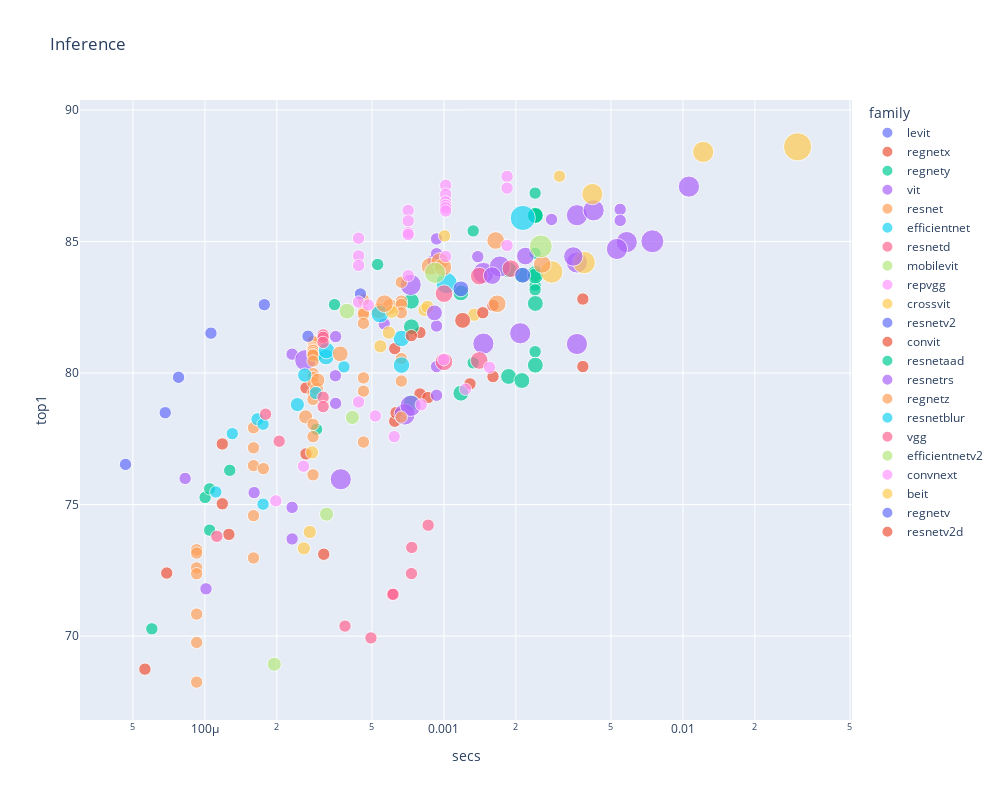

Notebook cell for this chart:
### Code cell
show_all(df, 'Inference', 'infer_img_size')

### Figure 1 — Plotly figure (JSON) as saved in the notebook; plotly's stock layout.template omitted (floating-point values rounded to 4 significant figures)
{"data": [{"customdata": [[224], [224], [224], [224], [224]], "hovertemplate": "<b>%{hovertext}</b><br><br>family=levit<br>secs=%{x}<br>top1=%{y}<br>size=%{marker.size}<br>infer_img_size=%{customdata[0]}<extra></extra>", "hovertext": ["levit_128s", "levit_128", "levit_192", "levit_256", "levit_384"], "legendgroup": "levit", "marker": {"color": "#636efa", "size": [50176, 50176, 50176, 50176, 50176], "sizemode": "area", "sizeref": 655.4, "symbol": "circle"}, "mode": "markers", "name": "levit", "orientation": "v", "showlegend": true, "type": "scatter", "x": [4.654e-05, 6.822e-05, 7.756e-05, 0.000106, 0.0001772], "xaxis": "x", "y": [76.53, 78.49, 79.84, 81.51, 82.6], "yaxis": "y"}, {"customdata": [[224], [224], [224], [224], [224], [224], [224], [224], [224], [224], [224], [224], [224], [224], [224], [224], [224], [224]], "hovertemplate": "<b>%{hovertext}</b><br><br>family=regnetx<br>secs=%{x}<br>top1=%{y}<br>size=%{marker.size}<br>infer_img_size=%{customdata[0]}<extra></extra>", "hovertext": ["regnetx_002", "regnetx_004", "regnetx_008", "regnetx_008", "regnetx_006", "regnetx_016", "regnetx_016", "regnetx_032", "regnetx_032", "regnetx_040", "regnetx_080", "regnetx_080", "regnetx_064", "regnetx_120", "regnetx_160", "regnetx_160", "regnetx_320", "regnetx_320"], "legendgroup": "regnetx", "marker": {"color": "#EF553B", "size": [50176, 50176, 50176, 50176, 50176, 50176, 50176, 50176, 50176, 50176, 50176, 50176, 50176, 50176, 50176, 50176, 50176, 50176], "sizemode": "area", "sizeref": 655.4, "symbol": "circle"}, "mode": "markers", "name": "regnetx", "orientation": "v", "showlegend": true, "type": "scatter", "x": [5.611e-05, 6.925e-05, 0.0001182, 0.0001182, 0.000126, 0.0002648, 0.0002648, 0.0006228, 0.0006228, 0.0006304, 0.0007939, 0.0007939, 0.0008572, 0.001285, 0.001604, 0.001604, 0.003813, 0.003813], "xaxis": "x", "y": [68.75, 72.4, 77.3, 75.03, 73.87, 79.44, 76.92, 80.93, 78.17, 78.49, 81.54, 79.2, 79.07, 79.59, 82.57, 79.87, 82.81, 80.25], "yaxis": "y"}, {"customdata": [[224], [224], [224], [224], [224], [224], [224], [288], [288], [288], [288], [288], [224], [224], [288], [288], [288], [288], [224], [224], [224], [224], [224], [288], [288], [288], [288], [288], [288], [288]], "hovertemplate": "<b>%{hovertext}</b><br><br>family=regnety<br>secs=%{x}<br>top1=%{y}<br>size=%{marker.size}<br>infer_img_size=%{customdata[0]}<extra></extra>", "hovertext": ["regnety_002", "regnety_006", "regnety_004", "regnety_004", "regnety_008", "regnety_016", "regnety_016", "regnety_032", "regnety_032", "regnety_032", "regnety_040", "regnety_040", "regnety_120", "regnety_120", "regnety_080", "regnety_080", "regnety_064", "regnety_064", "regnety_320", "regnety_320", "regnety_320", "regnety_320", "regnety_320", "regnety_160", "regnety_160", "regnety_160", "regnety_160", "regnety_160", "regnety_160", "regnety_160"], "legendgroup": "regnety", "marker": {"color": "#00cc96", "size": [50176, 50176, 50176, 50176, 50176, 50176, 50176, 82944, 82944, 82944, 82944, 82944, 50176, 50176, 82944, 82944, 82944, 82944, 50176, 50176, 50176, 50176, 50176, 82944, 82944, 82944, 82944, 82944, 82944, 82944], "sizemode": "area", "sizeref": 655.4, "symbol": "circle"}, "mode": "markers", "name": "regnety", "orientation": "v", "showlegend": true, "type": "scatter", "x": [5.998e-05, 0.0001002, 0.0001047, 0.0001047, 0.000127, 0.0002934, 0.0002934, 0.0007311, 0.0007311, 0.0007311, 0.001177, 0.001177, 0.001326, 0.001326, 0.001864, 0.001864, 0.002119, 0.002119, 0.002408, 0.002408, 0.002408, 0.002408, 0.002408, 0.002413, 0.002413, 0.002413, 0.002413, 0.002413, 0.002413, 0.002413], "xaxis": "x", "y": [70.28, 75.27, 75.6, 74.03, 76.3, 80.67, 77.86, 82.73, 81.76, 78.88, 83.04, 79.23, 85.4, 80.39, 83.93, 79.87, 83.72, 79.71, 86.84, 84.55, 83.33, 83.16, 80.81, 86.01, 85.99, 85.99, 83.78, 83.69, 82.64, 80.3], "yaxis": "y"}, {"customdata": [[224], [224], [224], [224], [224], [224], [384], [224], [224], [384], [224], [384], [384], [384], [224], [224], [224], [224], [224], [224], [224], [384], [384], [384], [384], [224], [384], [384], [384], [384], [224], [224], [384], [384]], "hovertemplate": "<b>%{hovertext}</b><br><br>family=vit<br>secs=%{x}<br>top1=%{y}<br>size=%{marker.size}<br>infer_img_size=%{customdata[0]}<extra></extra>", "hovertext": ["vit_small_patch32_224", "vit_tiny_r_s16_p8_224", "vit_tiny_patch16_224", "vit_base_patch32_224", "vit_base_patch32_224", "vit_base_patch32_224", "vit_small_patch32_384", "vit_small_patch16_224", "vit_small_patch16_224", "vit_tiny_r_s16_p8_384", "vit_small_r26_s32_224", "vit_tiny_patch16_384", "vit_base_patch32_384", "vit_base_patch32_384", "vit_base_patch16_224_miil", "vit_base_patch16_224", "vit_base_patch16_224", "vit_base_patch16_224", "vit_base_patch16_224", "vit_base_patch16_224", "vit_large_r50_s32_224", "vit_small_patch16_384", "vit_small_patch16_384", "vit_small_r26_s32_384", "vit_large_patch32_384", "vit_large_patch16_224", "vit_base_patch16_384", "vit_base_patch16_384", "vit_base_patch16_384", "vit_large_r50_s32_384", "vit_base_patch8_224", "vit_base_patch8_224", "vit_base_r50_s16_384", "vit_large_patch16_384"], "legendgroup": "vit", "marker": {"color": "#ab63fa", "size": [50176, 50176, 50176, 50176, 50176, 50176, 147456, 50176, 50176, 147456, 50176, 147456, 147456, 147456, 50176, 50176, 50176, 50176, 50176, 50176, 50176, 147456, 147456, 147456, 147456, 50176, 147456, 147456, 147456, 147456, 50176, 50176, 147456, 147456], "sizemode": "area", "sizeref": 655.4, "symbol": "circle"}, "mode": "markers", "name": "vit", "orientation": "v", "showlegend": true, "type": "scatter", "x": [8.265e-05, 0.0001011, 0.0001607, 0.0002317, 0.0002317, 0.0002317, 0.000263, 0.0003523, 0.0003523, 0.0003703, 0.0005623, 0.0006846, 0.0007258, 0.0007258, 0.0009018, 0.0009316, 0.0009316, 0.0009316, 0.0009316, 0.0009316, 0.001386, 0.001463, 0.001463, 0.001715, 0.002086, 0.00282, 0.003603, 0.003603, 0.003603, 0.004232, 0.005465, 0.005465, 0.005822, 0.01059], "xaxis": "x", "y": [75.99, 71.8, 75.45, 80.72, 74.89, 73.69, 80.49, 81.38, 78.85, 75.96, 81.86, 78.42, 83.35, 78.75, 84.27, 85.1, 84.53, 81.79, 80.24, 79.15, 84.42, 83.8, 81.12, 84.05, 81.51, 85.83, 86.0, 84.2, 81.1, 86.18, 86.22, 85.8, 84.98, 87.08], "yaxis": "y"}, {"customdata": [[224], [224], [224], [224], [224], [224], [224], [224], [224], [224], [224], [224], [224], [256], [224], [224], [224], [224], [224], [224], [224], [224], [224], [224], [224], [224], [224], [224], [224], [224], [224], [224], [256], [256], [224], [224], [224], [224], [224], [224], [224], [288], [288], [224], [224], [224], [224], [224], [224], [224]], "hovertemplate": "<b>%{hovertext}</b><br><br>family=resnet<br>secs=%{x}<br>top1=%{y}<br>size=%{marker.size}<br>infer_img_size=%{customdata[0]}<extra></extra>", "hovertext": ["resnet18", "resnet18", "resnet18", "resnet18", "resnet18", "resnet18", "resnet18", "resnet34", "resnet34", "resnet34", "resnet34", "resnet34", "resnet26", "resnet26t", "resnet50", "resnet50", "resnet50", "resnet50", "resnet50", "resnet50", "resnet50", "resnet50", "resnet50", "resnet50", "resnet50", "resnet50", "resnet50", "resnet50", "resnet50", "resnet50", "resnet50", "resnet50", "resnet32ts", "resnet33ts", "resnet101", "resnet101", "resnet101", "resnet101", "resnet101", "resnet101", "resnet101", "resnet51q", "resnet61q", "resnet152", "resnet152", "resnet152", "resnet152", "resnet152", "resnet152", "resnet152"], "legendgroup": "resnet", "marker": {"color": "#FFA15A", "size": [50176, 50176, 50176, 50176, 50176, 50176, 50176, 50176, 50176, 50176, 50176, 50176, 50176, 65536, 50176, 50176, 50176, 50176, 50176, 50176, 50176, 50176, 50176, 50176, 50176, 50176, 50176, 50176, 50176, 50176, 50176, 50176, 65536, 65536, 50176, 50176, 50176, 50176, 50176, 50176, 50176, 82944, 82944, 50176, 50176, 50176, 50176, 50176, 50176, 50176], "sizemode": "area", "sizeref": 655.4, "symbol": "circle"}, "mode": "markers", "name": "resnet", "orientation": "v", "showlegend": true, "type": "scatter", "x": [9.237e-05, 9.237e-05, 9.237e-05, 9.237e-05, 9.237e-05, 9.237e-05, 9.237e-05, 0.0001597, 0.0001597, 0.0001597, 0.0001597, 0.0001597, 0.0001756, 0.0002639, 0.0002834, 0.0002834, 0.0002834, 0.0002834, 0.0002834, 0.0002834, 0.0002834, 0.0002834, 0.0002834, 0.0002834, 0.0002834, 0.0002834, 0.0002834, 0.0002834, 0.0002834, 0.0002834, 0.0002834, 0.0002834, 0.0002929, 0.0002967, 0.0004606, 0.0004606, 0.0004606, 0.0004606, 0.0004606, 0.0004606, 0.0004606, 0.0005349, 0.000596, 0.0006634, 0.0006634, 0.0006634, 0.0006634, 0.0006634, 0.0006634, 0.0006634], "xaxis": "x", "y": [73.28, 73.16, 72.59, 72.37, 70.84, 69.76, 68.25, 77.92, 77.16, 76.48, 74.58, 72.97, 76.37, 78.33, 81.21, 81.18, 80.97, 80.91, 80.87, 80.85, 80.77, 80.71, 80.68, 80.45, 79.98, 79.84, 79.64, 79.23, 79.0, 78.05, 77.58, 76.13, 79.39, 79.73, 82.78, 82.32, 82.24, 81.89, 79.81, 79.31, 77.38, 82.36, 82.52, 83.45, 82.73, 82.61, 82.29, 80.55, 79.69, 78.32], "yaxis": "y"}, {"customdata": [[224], [224], [240], [224], [224], [256], [260], [240], [288], [300], [320], [300], [300], [384], [456]], "hovertemplate": "<b>%{hovertext}</b><br><br>family=efficientnet<br>secs=%{x}<br>top1=%{y}<br>size=%{marker.size}<br>infer_img_size=%{customdata[0]}<extra></extra>", "hovertext": ["efficientnet_lite0", "efficientnet_b0", "efficientnet_b1_pruned", "efficientnet_es", "efficientnet_es_pruned", "efficientnet_b1", "efficientnet_b2_pruned", "efficientnet_em", "efficientnet_b2", "efficientnet_b3_pruned", "efficientnet_b3", "efficientnet_el", "efficientnet_el_pruned", "efficientnet_b4", "efficientnet_b5"], "legendgroup": "efficientnet", "marker": {"color": "#19d3f3", "size": [50176, 50176, 57600, 50176, 50176, 65536, 67600, 57600, 82944, 90000, 102400, 90000, 90000, 147456, 207936], "sizemode": "area", "sizeref": 655.4, "symbol": "circle"}, "mode": "markers", "name": "efficientnet", "orientation": "v", "showlegend": true, "type": "scatter", "x": [0.0001111, 0.0001302, 0.000166, 0.0001751, 0.0001751, 0.0002438, 0.0002617, 0.0002912, 0.0003212, 0.0003228, 0.0005396, 0.0006642, 0.0006644, 0.001026, 0.002138], "xaxis": "x", "y": [75.48, 77.69, 78.24, 78.05, 75.01, 78.8, 79.92, 79.24, 80.61, 80.85, 82.24, 81.31, 80.3, 83.41, 85.89], "yaxis": "y"}, {"customdata": [[224], [224], [224], [224], [224], [224], [224], [224], [320], [320], [320], [320], [320]], "hovertemplate": "<b>%{hovertext}</b><br><br>family=resnetd<br>secs=%{x}<br>top1=%{y}<br>size=%{marker.size}<br>infer_img_size=%{customdata[0]}<extra></extra>", "hovertext": ["resnet18d", "resnet34d", "resnet26d", "resnet50d", "resnet50d", "resnet50d", "resnet50d", "resnet50d", "resnet101d", "resnet101d", "resnet152d", "resnet152d", "resnet200d"], "legendgroup": "resnetd", "marker": {"color": "#FF6692", "size": [50176, 50176, 50176, 50176, 50176, 50176, 50176, 50176, 102400, 102400, 102400, 102400, 102400], "sizemode": "area", "sizeref": 655.4, "symbol": "circle"}, "mode": "markers", "name": "resnetd", "orientation": "v", "showlegend": true, "type": "scatter", "x": [0.0001122, 0.0001795, 0.0002045, 0.0003124, 0.0003124, 0.0003124, 0.0003124, 0.0003124, 0.001001, 0.001001, 0.001405, 0.001405, 0.001907], "xaxis": "x", "y": [73.79, 78.44, 77.41, 81.45, 81.36, 81.16, 79.08, 78.72, 83.02, 80.43, 83.68, 80.48, 83.96], "yaxis": "y"}, {"customdata": [[256], [256], [256]], "hovertemplate": "<b>%{hovertext}</b><br><br>family=mobilevit<br>secs=%{x}<br>top1=%{y}<br>size=%{marker.size}<br>infer_img_size=%{customdata[0]}<extra></extra>", "hovertext": ["mobilevit_xxs", "mobilevit_xs", "mobilevit_s"], "legendgroup": "mobilevit", "marker": {"color": "#B6E880", "size": [65536, 65536, 65536], "sizemode": "area", "sizeref": 655.4, "symbol": "circle"}, "mode": "markers", "name": "mobilevit", "orientation": "v", "showlegend": true, "type": "scatter", "x": [0.0001951, 0.0003228, 0.0004141], "xaxis": "x", "y": [68.93, 74.64, 78.31], "yaxis": "y"}, {"customdata": [[224], [224], [224], [224], [224], [224], [224], [224]], "hovertemplate": "<b>%{hovertext}</b><br><br>family=repvgg<br>secs=%{x}<br>top1=%{y}<br>size=%{marker.size}<br>infer_img_size=%{customdata[0]}<extra></extra>", "hovertext": ["repvgg_b0", "repvgg_a2", "repvgg_b1", "repvgg_b1g4", "repvgg_b2", "repvgg_b3", "repvgg_b2g4", "repvgg_b3g4"], "legendgroup": "repvgg", "marker": {"color": "#FF97FF", "size": [50176, 50176, 50176, 50176, 50176, 50176, 50176, 50176], "sizemode": "area", "sizeref": 655.4, "symbol": "circle"}, "mode": "markers", "name": "repvgg", "orientation": "v", "showlegend": true, "type": "scatter", "x": [0.0001981, 0.0002585, 0.0005165, 0.0006193, 0.000804, 0.0009982, 0.00123, 0.001553], "xaxis": "x", "y": [75.14, 76.46, 78.37, 77.58, 78.79, 80.51, 79.38, 80.22], "yaxis": "y"}, {"customdata": [[240], [240], [240], [240], [240], [240], [240], [240], [240], [408], [408]], "hovertemplate": "<b>%{hovertext}</b><br><br>family=crossvit<br>secs=%{x}<br>top1=%{y}<br>size=%{marker.size}<br>infer_img_size=%{customdata[0]}<extra></extra>", "hovertext": ["crossvit_tiny_240", "crossvit_9_240", "crossvit_9_dagger_240", "crossvit_small_240", "crossvit_15_240", "crossvit_15_dagger_240", "crossvit_18_240", "crossvit_18_dagger_240", "crossvit_base_240", "crossvit_15_dagger_408", "crossvit_18_dagger_408"], "legendgroup": "crossvit", "marker": {"color": "#FECB52", "size": [57600, 57600, 57600, 57600, 57600, 57600, 57600, 57600, 57600, 166464, 166464], "sizemode": "area", "sizeref": 655.4, "symbol": "circle"}, "mode": "markers", "name": "crossvit", "orientation": "v", "showlegend": true, "type": "scatter", "x": [0.0002594, 0.0002747, 0.0002807, 0.0005423, 0.0005881, 0.0006054, 0.0008295, 0.0008531, 0.001338, 0.002824, 0.003859], "xaxis": "x", "y": [73.34, 73.96, 76.98, 81.02, 81.53, 82.33, 82.4, 82.52, 82.22, 83.84, 84.2], "yaxis": "y"}, {"customdata": [[224], [224]], "hovertemplate": "<b>%{hovertext}</b><br><br>family=resnetv2<br>secs=%{x}<br>top1=%{y}<br>size=%{marker.size}<br>infer_img_size=%{customdata[0]}<extra></extra>", "hovertext": ["resnetv2_50", "resnetv2_101"], "legendgroup": "resnetv2", "marker": {"color": "#636efa", "size": [50176, 50176], "sizemode": "area", "sizeref": 655.4, "symbol": "circle"}, "mode": "markers", "name": "resnetv2", "orientation": "v", "showlegend": true, "type": "scatter", "x": [0.00027, 0.0004473], "xaxis": "x", "y": [81.4, 83.0], "yaxis": "y"}, {"customdata": [[224], [224], [224]], "hovertemplate": "<b>%{hovertext}</b><br><br>family=convit<br>secs=%{x}<br>top1=%{y}<br>size=%{marker.size}<br>infer_img_size=%{customdata[0]}<extra></extra>", "hovertext": ["convit_tiny", "convit_small", "convit_base"], "legendgroup": "convit", "marker": {"color": "#EF553B", "size": [50176, 50176, 50176], "sizemode": "area", "sizeref": 655.4, "symbol": "circle"}, "mode": "markers", "name": "convit", "orientation": "v", "showlegend": true, "type": "scatter", "x": [0.0003143, 0.0007307, 0.001454], "xaxis": "x", "y": [73.11, 81.42, 82.29], "yaxis": "y"}, {"customdata": [[224], [224]], "hovertemplate": "<b>%{hovertext}</b><br><br>family=resnetaad<br>secs=%{x}<br>top1=%{y}<br>size=%{marker.size}<br>infer_img_size=%{customdata[0]}<extra></extra>", "hovertext": ["resnetaa50d", "resnetaa101d"], "legendgroup": "resnetaad", "marker": {"color": "#00cc96", "size": [50176, 50176], "sizemode": "area", "sizeref": 655.4, "symbol": "circle"}, "mode": "markers", "name": "resnetaad", "orientation": "v", "showlegend": true, "type": "scatter", "x": [0.0003485, 0.0005281], "xaxis": "x", "y": [82.6, 84.12], "yaxis": "y"}, {"customdata": [[224], [288], [320], [320], [352], [384], [416]], "hovertemplate": "<b>%{hovertext}</b><br><br>family=resnetrs<br>secs=%{x}<br>top1=%{y}<br>size=%{marker.size}<br>infer_img_size=%{customdata[0]}<extra></extra>", "hovertext": ["resnetrs50", "resnetrs101", "resnetrs152", "resnetrs200", "resnetrs270", "resnetrs350", "resnetrs420"], "legendgroup": "resnetrs", "marker": {"color": "#ab63fa", "size": [50176, 82944, 102400, 102400, 123904, 147456, 173056], "sizemode": "area", "sizeref": 655.4, "symbol": "circle"}, "mode": "markers", "name": "resnetrs", "orientation": "v", "showlegend": true, "type": "scatter", "x": [0.0003516, 0.0009126, 0.001592, 0.002192, 0.003478, 0.005297, 0.00745], "xaxis": "x", "y": [79.9, 82.28, 83.7, 84.44, 84.43, 84.71, 85.01], "yaxis": "y"}, {"customdata": [[288], [320], [320], [320], [320], [320], [320], [320]], "hovertemplate": "<b>%{hovertext}</b><br><br>family=regnetz<br>secs=%{x}<br>top1=%{y}<br>size=%{marker.size}<br>infer_img_size=%{customdata[0]}<extra></extra>", "hovertext": ["regnetz_b16", "regnetz_c16", "regnetz_d8", "regnetz_040", "regnetz_d32", "regnetz_e8", "regnetz_c16_evos", "regnetz_d8_evos"], "legendgroup": "regnetz", "marker": {"color": "#FFA15A", "size": [82944, 102400, 102400, 102400, 102400, 102400, 102400, 102400], "sizemode": "area", "sizeref": 655.4, "symbol": "circle"}, "mode": "markers", "name": "regnetz", "orientation": "v", "showlegend": true, "type": "scatter", "x": [0.0003682, 0.0005641, 0.0008749, 0.0009619, 0.0009902, 0.001646, 0.001671, 0.00258], "xaxis": "x", "y": [80.73, 82.63, 84.05, 84.24, 84.02, 85.04, 82.63, 84.13], "yaxis": "y"}, {"customdata": [[224]], "hovertemplate": "<b>%{hovertext}</b><br><br>family=resnetblur<br>secs=%{x}<br>top1=%{y}<br>size=%{marker.size}<br>infer_img_size=%{customdata[0]}<extra></extra>", "hovertext": ["resnetblur50"], "legendgroup": "resnetblur", "marker": {"color": "#19d3f3", "size": [50176], "sizemode": "area", "sizeref": 655.4, "symbol": "circle"}, "mode": "markers", "name": "resnetblur", "orientation": "v", "showlegend": true, "type": "scatter", "x": [0.0003818], "xaxis": "x", "y": [80.23], "yaxis": "y"}, {"customdata": [[224], [224], [224], [224], [224], [224], [224]], "hovertemplate": "<b>%{hovertext}</b><br><br>family=vgg<br>secs=%{x}<br>top1=%{y}<br>size=%{marker.size}<br>infer_img_size=%{customdata[0]}<extra></extra>", "hovertext": ["vgg11_bn", "vgg13", "vgg13_bn", "vgg16", "vgg19", "vgg16_bn", "vgg19_bn"], "legendgroup": "vgg", "marker": {"color": "#FF6692", "size": [50176, 50176, 50176, 50176, 50176, 50176, 50176], "sizemode": "area", "sizeref": 655.4, "symbol": "circle"}, "mode": "markers", "name": "vgg", "orientation": "v", "showlegend": true, "type": "scatter", "x": [0.0003856, 0.0004951, 0.000609, 0.0006127, 0.0007314, 0.0007335, 0.0008591], "xaxis": "x", "y": [70.38, 69.93, 71.59, 71.59, 72.38, 73.37, 74.22], "yaxis": "y"}, {"customdata": [[288], [384], [416]], "hovertemplate": "<b>%{hovertext}</b><br><br>family=efficientnetv2<br>secs=%{x}<br>top1=%{y}<br>size=%{marker.size}<br>infer_img_size=%{customdata[0]}<extra></extra>", "hovertext": ["efficientnetv2_rw_t", "efficientnetv2_rw_s", "efficientnetv2_rw_m"], "legendgroup": "efficientnetv2", "marker": {"color": "#B6E880", "size": [82944, 147456, 173056], "sizemode": "area", "sizeref": 655.4, "symbol": "circle"}, "mode": "markers", "name": "efficientnetv2", "orientation": "v", "showlegend": true, "type": "scatter", "x": [0.0003929, 0.0009177, 0.002543], "xaxis": "x", "y": [82.35, 83.81, 84.81], "yaxis": "y"}, {"customdata": [[224], [224], [224], [224], [224], [224], [224], [224], [224], [224], [224], [224], [224], [224], [224], [224], [224], [224], [224], [224], [224]], "hovertemplate": "<b>%{hovertext}</b><br><br>family=convnext<br>secs=%{x}<br>top1=%{y}<br>size=%{marker.size}<br>infer_img_size=%{customdata[0]}<extra></extra>", "hovertext": ["convnext_tiny", "convnext_tiny", "convnext_tiny", "convnext_tiny", "convnext_tiny", "convnext_tiny_hnf", "convnext_small", "convnext_small", "convnext_small", "convnext_small", "convnext_small", "convnext_base", "convnext_base", "convnext_base", "convnext_base", "convnext_base", "convnext_base", "convnext_base", "convnext_large", "convnext_large", "convnext_large"], "legendgroup": "convnext", "marker": {"color": "#FF97FF", "size": [50176, 50176, 50176, 50176, 50176, 50176, 50176, 50176, 50176, 50176, 50176, 50176, 50176, 50176, 50176, 50176, 50176, 50176, 50176, 50176, 50176], "sizemode": "area", "sizeref": 655.4, "symbol": "circle"}, "mode": "markers", "name": "convnext", "orientation": "v", "showlegend": true, "type": "scatter", "x": [0.0004395, 0.0004395, 0.0004395, 0.0004395, 0.0004395, 0.0004823, 0.0007089, 0.0007089, 0.0007089, 0.0007089, 0.0007089, 0.001017, 0.001017, 0.001017, 0.001017, 0.001017, 0.001017, 0.001017, 0.001837, 0.001837, 0.001837], "xaxis": "x", "y": [85.12, 84.45, 84.09, 82.7, 78.9, 82.58, 86.18, 85.78, 85.33, 85.26, 83.7, 87.13, 86.8, 86.5, 86.37, 86.27, 86.16, 84.43, 87.47, 87.03, 84.85], "yaxis": "y"}, {"customdata": [[224], [224], [384], [384], [512]], "hovertemplate": "<b>%{hovertext}</b><br><br>family=beit<br>secs=%{x}<br>top1=%{y}<br>size=%{marker.size}<br>infer_img_size=%{customdata[0]}<extra></extra>", "hovertext": ["beit_base_patch16_224", "beit_large_patch16_224", "beit_base_patch16_384", "beit_large_patch16_384", "beit_large_patch16_512"], "legendgroup": "beit", "marker": {"color": "#FECB52", "size": [50176, 50176, 147456, 147456, 262144], "sizemode": "area", "sizeref": 655.4, "symbol": "circle"}, "mode": "markers", "name": "beit", "orientation": "v", "showlegend": true, "type": "scatter", "x": [0.001006, 0.003045, 0.00418, 0.01216, 0.03018], "xaxis": "x", "y": [85.21, 87.48, 86.8, 88.4, 88.6], "yaxis": "y"}, {"customdata": [[288], [288]], "hovertemplate": "<b>%{hovertext}</b><br><br>family=regnetv<br>secs=%{x}<br>top1=%{y}<br>size=%{marker.size}<br>infer_img_size=%{customdata[0]}<extra></extra>", "hovertext": ["regnetv_040", "regnetv_064"], "legendgroup": "regnetv", "marker": {"color": "#636efa", "size": [82944, 82944], "sizemode": "area", "sizeref": 655.4, "symbol": "circle"}, "mode": "markers", "name": "regnetv", "orientation": "v", "showlegend": true, "type": "scatter", "x": [0.001178, 0.002136], "xaxis": "x", "y": [83.2, 83.72], "yaxis": "y"}, {"customdata": [[288]], "hovertemplate": "<b>%{hovertext}</b><br><br>family=resnetv2d<br>secs=%{x}<br>top1=%{y}<br>size=%{marker.size}<br>infer_img_size=%{customdata[0]}<extra></extra>", "hovertext": ["resnetv2_50d_evos"], "legendgroup": "resnetv2d", "marker": {"color": "#EF553B", "size": [82944], "sizemode": "area", "sizeref": 655.4, "symbol": "circle"}, "mode": "markers", "name": "resnetv2d", "orientation": "v", "showlegend": true, "type": "scatter", "x": [0.001198], "xaxis": "x", "y": [82], "yaxis": "y"}], "layout": {"height": 800, "legend": {"itemsizing": "constant", "title": {"text": "family"}, "tracegroupgap": 0}, "title": {"text": "Inference"}, "width": 1000, "xaxis": {"anchor": "y", "domain": [0, 1], "title": {"text": "secs"}, "type": "log"}, "yaxis": {"anchor": "x", "domain": [0, 1], "title": {"text": "top1"}}}}
